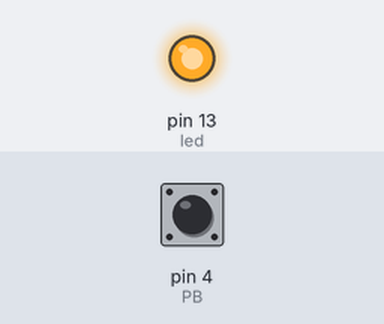
A sketch run on a simulated Arduino Uno, built with avr-gcc and run on an emulated ATmega328P. Shown: output pins drawn as LEDs (lit = HIGH). Inputs (shaded band) come from the test bench; at power-on: pin 4 (PB) HIGH.

Above: at 1.2 s.
1.3 s: pin 4 (PB) pulled LOW for 0.15 s
At 1.37 s:
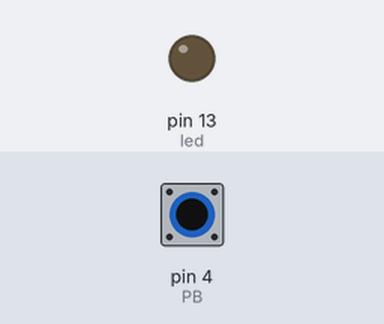
2.9 s: pin 4 (PB) pulled LOW for 3.2 s
At 6.9 s:
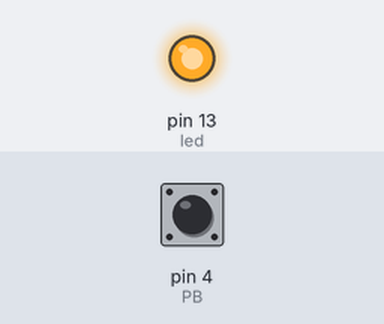
Timing chart, 0 to 8.4 s (numbered marks = the images above; inputs shaded):
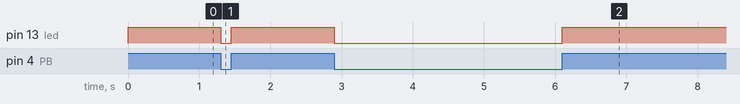

The sketch:

secondquestionbis.ino
```cpp
#define led 13 //PB5
#define PB 4  //PD4

void setup() {
  pinMode(led,OUTPUT);  //DDRB |=(1<<5);
  pinMode(PB,INPUT_PULLUP); //DDRD &=~(1<<4);
  //PORTD |=(1<<4); to activate the internal resistance
}

void loop() {
int state=digitalRead(PB); //int state =(PIND&(1<<4));
if(state == HIGH){      //if(state){
  digitalWrite(led,HIGH);  //PORTB |=(1<<5);
}
  else{
  digitalWrite(led,LOW);  //PORTB &=~(1<<5);
  }
}
```

Measured:
- after the input at 1.3 s, pin 13 (led): HIGH → LOW at once, → HIGH 0.15 s later
- after the input at 2.9 s, pin 13 (led): HIGH → LOW at once, → HIGH 3.2 s later
